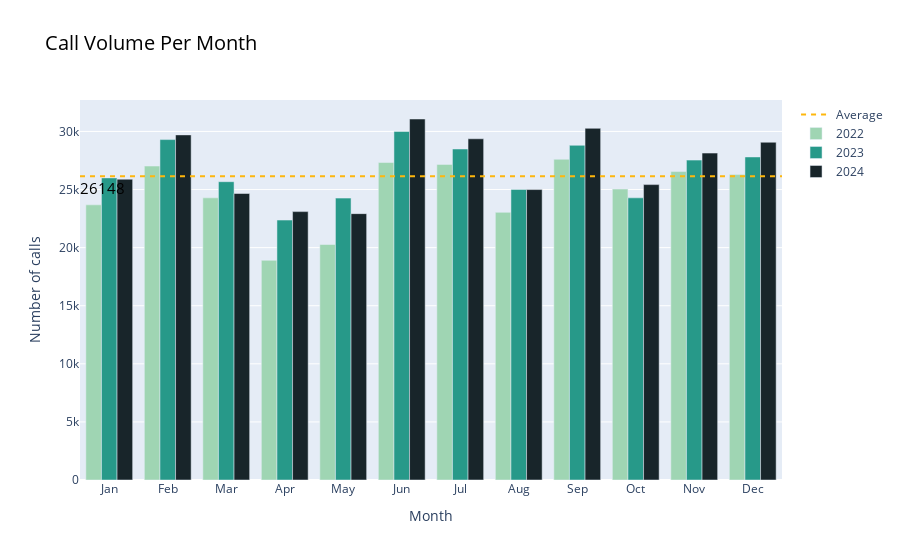

Notebook source saved alongside this figure:
### Code cell
colors = {'2022':'rgba(159, 213, 179, 1)','2023':'rgba(39, 153, 137, 1)','2024':'rgba(24, 37, 42, 1)','Average':'rgba(254, 183, 13, 1)'}
fig = go.Figure()
fig.add_trace(go.Bar(name="2022", x=x_a, y=calls_2022,marker_color=colors['2022']))
fig.add_trace(go.Bar(name="2023", x=x_a, y=calls_2023,marker_color=colors['2023']))
fig.add_trace(go.Bar(name="2024", x=x_a, y=calls_2024,marker_color=colors['2024']))
fig.update_layout(
    title = dict(text = "Call Volume Per Month",
                 
                 font=dict(size=20, color="black")),
    xaxis_title="Month",
    yaxis_title="Number of calls", 
)
fig.add_shape(
    legendrank=1,
    name="Average",
    showlegend=True,
    type="line",
    xref="paper",
    line=dict(dash="5px",color=colors['Average']),
    label=dict(
        text="26148",
        textposition="start",
        font=dict(size=15, color="black"),
        yanchor="top"),
    x0=0.00,
    x1=1.0,
    y0=average,
    y1=average
)
fig.show()

### Figure 1 — Plotly figure (JSON) as saved in the notebook; plotly's stock layout.template omitted (floating-point values rounded to 4 significant figures)
{"data": [{"marker": {"color": "rgba(159, 213, 179, 1)"}, "name": "2022", "type": "bar", "x": ["Jan", "Feb", "Mar", "Apr", "May", "Jun", "Jul", "Aug", "Sep", "Oct", "Nov", "Dec"], "y": [23683, 27023, 24285, 18908, 20270, 27326, 27165, 23037, 27606, 25039, 26547, 26285]}, {"marker": {"color": "rgba(39, 153, 137, 1)"}, "name": "2023", "type": "bar", "x": ["Jan", "Feb", "Mar", "Apr", "May", "Jun", "Jul", "Aug", "Sep", "Oct", "Nov", "Dec"], "y": [26003, 29300, 25676, 22373, 24263, 30000, 28491, 25013, 28807, 24286, 27533, 27806]}, {"marker": {"color": "rgba(24, 37, 42, 1)"}, "name": "2024", "type": "bar", "x": ["Jan", "Feb", "Mar", "Apr", "May", "Jun", "Jul", "Aug", "Sep", "Oct", "Nov", "Dec"], "y": [25891, 29704, 24659, 23101, 22926, 31072, 29369, 24998, 30270, 25426, 28139, 29072]}], "layout": {"shapes": [{"label": {"font": {"color": "black", "size": 15}, "text": "26148", "textposition": "start", "yanchor": "top"}, "legendrank": 1, "line": {"color": "rgba(254, 183, 13, 1)", "dash": "5px"}, "name": "Average", "showlegend": true, "type": "line", "x0": 0, "x1": 1, "xref": "paper", "y0": 26150.0, "y1": 26150.0}], "title": {"font": {"color": "black", "size": 20}, "text": "Call Volume Per Month"}, "xaxis": {"title": {"text": "Month"}}, "yaxis": {"title": {"text": "Number of calls"}}}}
